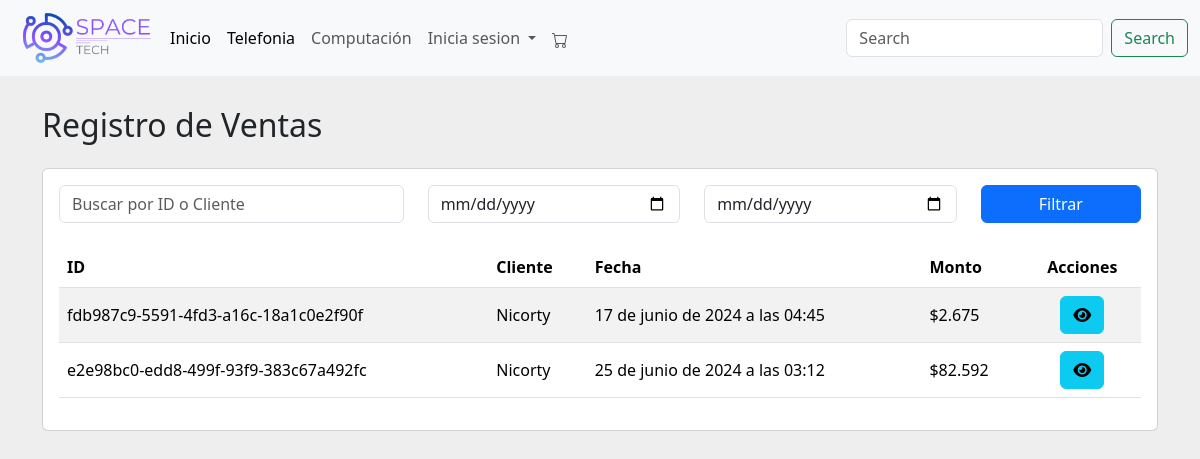
Page /gestion_ventas/ on the committed database.
### menu/models.py (models this page shows, shortened)
class Venta(models.Model):
    id = models.AutoField(primary_key=True)
    usuario = models.ForeignKey(Usuario, on_delete=models.CASCADE)
    id_boleta = models.CharField(max_length=30)
    fecha = models.DateTimeField(default=timezone.now)
    subtotal = models.DecimalField(max_digits=10, decimal_places=2)
    iva = models.DecimalField(max_digits=10, decimal_places=2)
    total = models.DecimalField(max_digits=10, decimal_places=2)

class Usuario(models.Model):
    nombre_usuario = models.CharField(max_length=30)
    nombre = models.CharField(max_length=30)
    apellido = models.CharField(max_length=30)
    email = models.EmailField(unique=True)
    tfno = models.CharField(max_length=8, verbose_name="Telefono")
    clave = models.CharField(max_length=30)
    confirmar_clave = models.CharField(max_length=30)
    direccion = models.CharField(max_length=255, verbose_name="Dirección", null=True, blank=True)
    groups = models.ManyToManyField(Group, related_name='usuarios', blank=True)

### menu/views.py (the view)
# urls.py: path('gestion_ventas/', views.gestion_ventas, name='gestion_ventas'),
def gestion_ventas(request):
    query = request.GET.get('q')
    date_from = request.GET.get('date_from')
    date_to = request.GET.get('date_to')
    ventas = Venta.objects.select_related('usuario').all()
    if query:
        ventas = ventas.filter(Q(usuario__nombre_usuario__icontains=query) | Q(id_boleta__icontains=query))
    if date_from:
        ventas = ventas.filter(fecha__gte=date_from)
    if date_to:
        ventas = ventas.filter(fecha__lte=date_to)
    context = {'ventas': ventas}
    return render(request, 'gestion_ventas.html', context)

### menu/context_processors.py (called while the page is built)
def carrito_items_count(request):
    if request.user.is_authenticated:
        try:
            carrito = Carrito.objects.get(usuario=request.user)
            count = CarritoItem.objects.filter(carrito=carrito).count()
        except Carrito.DoesNotExist:
            count = 0
    else:
        count = 0
    return {
        'carrito_items_count': count
    }

### menu/templatetags/custom_filters.py (called while the page is built)
@register.filter(name='format_price')
def format_price(value):
    return "${:,.0f}".format(value).replace(',', '.')

### menu/templates/gestion_ventas.html (shortened to what this page needs)
<!DOCTYPE html>
<html lang="es">
{% load custom_filters %}
{% load static %}
<head>
    <link href="https://cdn.jsdelivr.net/npm/bootstrap@5.3.3/dist/css/bootstrap.min.css" rel="stylesheet">
    <link rel="stylesheet" href="https://cdnjs.cloudflare.com/ajax/libs/font-awesome/5.15.4/css/all.min.css">
</head>
<body>
    {% include "plantilla/menu.html" %}
    <div class="container">
        <h2 class="mb-4">Registro de Ventas</h2>
        <div class="card">
            <div class="card-body">
                <form method="get" class="mb-4">
                    <div class="row">
                        <div class="col-md-4">
                            <input type="text" name="q" class="form-control" placeholder="Buscar por ID o Cliente" value="{{ request.GET.q }}">
                        </div>
                        <div class="col-md-3">
                            <input type="date" name="date_from" class="form-control" placeholder="Fecha desde" value="{{ request.GET.date_from }}">
                        </div>
                        <div class="col-md-3">
                            <input type="date" name="date_to" class="form-control" placeholder="Fecha hasta" value="{{ request.GET.date_to }}">
                        </div>
                        <div class="col-md-2">
                            <button type="submit" class="btn btn-primary w-100">Filtrar</button>
                        </div>
                    </div>
                </form>
                <div class="table-responsive">
                    <table class="table table-striped">
                        <thead>
                            <tr>
                                <th>ID</th>
                                <th>Cliente</th>
                                <th>Fecha</th>
                                <th>Monto</th>
                                <th class="table-actions">Acciones</th>
                            </tr>
                        </thead>
                        <tbody>
                            {% for venta in ventas %}
                            <tr>
                                <td>{{ venta.id_boleta }}</td>
                                <td>{{ venta.usuario.nombre_usuario }}</td>
                                <td>{{ venta.fecha }}</td>
                                <td>{{ venta.total|format_price }}</td>
                                <td class="table-actions">
                                    <button class="btn btn-info btn-icon" data-bs-toggle="modal" data-bs-target="#detalleVentaModal" data-id="{{ venta.id }}" title="Ver Detalles"><i class="fas fa-eye"></i></button>
                                </td>
                            </tr>
                            {% endfor %}
                        </tbody>
                    </table>
                </div>
            </div>
        </div>
    </div>
</body>
</html>

### menu/templates/gestion_ventas.html (style rules this page uses)
body { background-color: #f8f9fa; }
.container { margin-top: 30px; }
.card { margin-bottom: 20px; }
.table th, .table td { vertical-align: middle; }
.table-actions { text-align: center; }
.btn-icon { padding: 5px 10px; }

### rows in the picture
Venta: id_boleta "fdb987c9-5591-4fd3-a16c-18a1c0e2f90f", usuario.nombre_usuario "Nicorty", fecha "17 de junio de 2024 a las 04:45", total "$2.675"
Venta: id_boleta "e2e98bc0-edd8-499f-93f9-383c67a492fc", usuario.nombre_usuario "Nicorty", fecha "25 de junio de 2024 a las 03:12", total "$82.592"
